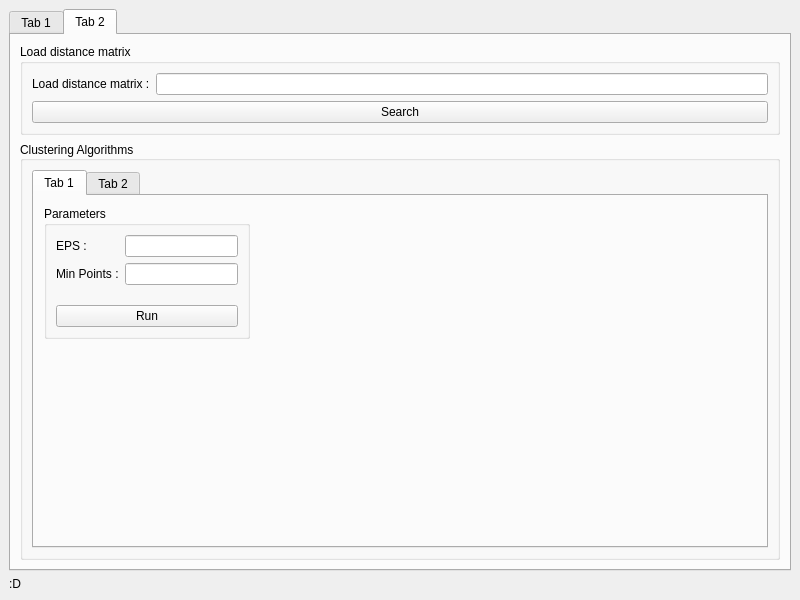
<?xml version="1.0" encoding="UTF-8"?>
<ui version="4.0">
 <class>MainWindow</class>
 <widget class="QMainWindow" name="MainWindow">
  <property name="geometry">
   <rect>
    <x>0</x>
    <y>0</y>
    <width>800</width>
    <height>600</height>
   </rect>
  </property>
  <property name="windowTitle">
   <string>MainWindow</string>
  </property>
  <widget class="QWidget" name="centralwidget">
   <layout class="QGridLayout" name="gridLayout">
    <item row="2" column="0">
     <widget class="QLabel" name="status_label">
      <property name="text">
       <string>:D</string>
      </property>
     </widget>
    </item>
    <item row="1" column="0">
     <widget class="QTabWidget" name="tabWidget">
      <property name="currentIndex">
       <number>1</number>
      </property>
      <widget class="QWidget" name="tab">
       <attribute name="title">
        <string>Tab 1</string>
       </attribute>
       <layout class="QVBoxLayout" name="verticalLayout_4">
        <item>
         <widget class="QGroupBox" name="groupBox">
          <property name="title">
           <string>Load DaTaSet</string>
          </property>
          <layout class="QVBoxLayout" name="verticalLayout_2">
           <item>
            <layout class="QHBoxLayout" name="horizontalLayout">
             <property name="sizeConstraint">
              <enum>QLayout::SetMinimumSize</enum>
             </property>
             <item>
              <widget class="QLineEdit" name="base_data_path"/>
             </item>
             <item>
              <widget class="QPushButton" name="base_data_btn">
               <property name="text">
                <string>base data</string>
               </property>
              </widget>
             </item>
            </layout>
           </item>
           <item>
            <layout class="QHBoxLayout" name="horizontalLayout_2">
             <property name="sizeConstraint">
              <enum>QLayout::SetMinimumSize</enum>
             </property>
             <item>
              <widget class="QLineEdit" name="item_data_path"/>
             </item>
             <item>
              <widget class="QPushButton" name="item_data_btn">
               <property name="text">
                <string>item data</string>
               </property>
              </widget>
             </item>
            </layout>
           </item>
           <item>
            <layout class="QHBoxLayout" name="horizontalLayout_4">
             <property name="sizeConstraint">
              <enum>QLayout::SetMinimumSize</enum>
             </property>
             <item>
              <widget class="QLineEdit" name="user_data_path"/>
             </item>
             <item>
              <widget class="QPushButton" name="user_data_btn">
               <property name="text">
                <string>user data</string>
               </property>
              </widget>
             </item>
            </layout>
           </item>
           <item>
            <widget class="QPushButton" name="load_data_btn">
             <property name="text">
              <string>load data</string>
             </property>
            </widget>
           </item>
          </layout>
         </widget>
        </item>
        <item>
         <widget class="QGroupBox" name="groupBox_2">
          <property name="title">
           <string>Apply Filtering Technigue</string>
          </property>
          <layout class="QVBoxLayout" name="verticalLayout_3">
           <item>
            <layout class="QFormLayout" name="formLayout">
             <item row="0" column="0">
              <widget class="QLabel" name="label">
               <property name="text">
                <string>TextLabel</string>
               </property>
              </widget>
             </item>
             <item row="0" column="1">
              <widget class="QComboBox" name="filtering_methods_cb"/>
             </item>
            </layout>
           </item>
           <item>
            <layout class="QHBoxLayout" name="horizontalLayout_5">
             <item>
              <widget class="QPushButton" name="process_btn">
               <property name="minimumSize">
                <size>
                 <width>0</width>
                 <height>25</height>
                </size>
               </property>
               <property name="text">
                <string>Process</string>
               </property>
              </widget>
             </item>
             <item>
              <widget class="QPushButton" name="save_btn">
               <property name="minimumSize">
                <size>
                 <width>0</width>
                 <height>25</height>
                </size>
               </property>
               <property name="text">
                <string>Save</string>
               </property>
              </widget>
             </item>
            </layout>
           </item>
          </layout>
         </widget>
        </item>
       </layout>
      </widget>
      <widget class="QWidget" name="tab_2">
       <attribute name="title">
        <string>Tab 2</string>
       </attribute>
       <layout class="QVBoxLayout" name="verticalLayout">
        <item>
         <widget class="QGroupBox" name="groupBox_3">
          <property name="title">
           <string>Load distance matrix</string>
          </property>
          <layout class="QFormLayout" name="formLayout_2">
           <item row="0" column="0">
            <widget class="QLabel" name="label_2">
             <property name="text">
              <string>Load distance matrix :</string>
             </property>
            </widget>
           </item>
           <item row="0" column="1">
            <widget class="QLineEdit" name="matrix_file_path"/>
           </item>
           <item row="1" column="0" colspan="2">
            <widget class="QPushButton" name="load_matrix_btn">
             <property name="text">
              <string>Search</string>
             </property>
            </widget>
           </item>
          </layout>
         </widget>
        </item>
        <item>
         <widget class="QGroupBox" name="groupBox_4">
          <property name="sizePolicy">
           <sizepolicy hsizetype="Preferred" vsizetype="Preferred">
            <horstretch>0</horstretch>
            <verstretch>0</verstretch>
           </sizepolicy>
          </property>
          <property name="layoutDirection">
           <enum>Qt::LeftToRight</enum>
          </property>
          <property name="title">
           <string>Clustering Algorithms</string>
          </property>
          <property name="alignment">
           <set>Qt::AlignLeading|Qt::AlignLeft|Qt::AlignVCenter</set>
          </property>
          <layout class="QGridLayout" name="gridLayout_2">
           <item row="0" column="0">
            <widget class="QTabWidget" name="tabWidget_2">
             <widget class="QWidget" name="DBScan">
              <attribute name="title">
               <string>Tab 1</string>
              </attribute>
              <widget class="QGroupBox" name="groupBox_5">
               <property name="geometry">
                <rect>
                 <x>10</x>
                 <y>10</y>
                 <width>206</width>
                 <height>133</height>
                </rect>
               </property>
               <property name="title">
                <string>Parameters</string>
               </property>
               <layout class="QGridLayout" name="gridLayout_3">
                <item row="0" column="0">
                 <layout class="QFormLayout" name="formLayout_3">
                  <item row="0" column="0">
                   <widget class="QLabel" name="label_3">
                    <property name="text">
                     <string>EPS :</string>
                    </property>
                   </widget>
                  </item>
                  <item row="0" column="1">
                   <widget class="QLineEdit" name="eps_edit"/>
                  </item>
                  <item row="1" column="0">
                   <widget class="QLabel" name="label_4">
                    <property name="text">
                     <string>Min Points :</string>
                    </property>
                   </widget>
                  </item>
                  <item row="1" column="1">
                   <widget class="QLineEdit" name="min_points_edit"/>
                  </item>
                 </layout>
                </item>
                <item row="1" column="0">
                 <widget class="QPushButton" name="run_dbscan_btn">
                  <property name="text">
                   <string>Run</string>
                  </property>
                 </widget>
                </item>
               </layout>
              </widget>
             </widget>
             <widget class="QWidget" name="tab_4">
              <attribute name="title">
               <string>Tab 2</string>
              </attribute>
             </widget>
            </widget>
           </item>
          </layout>
         </widget>
        </item>
       </layout>
      </widget>
     </widget>
    </item>
   </layout>
  </widget>
 </widget>
 <resources/>
 <connections/>
</ui>
